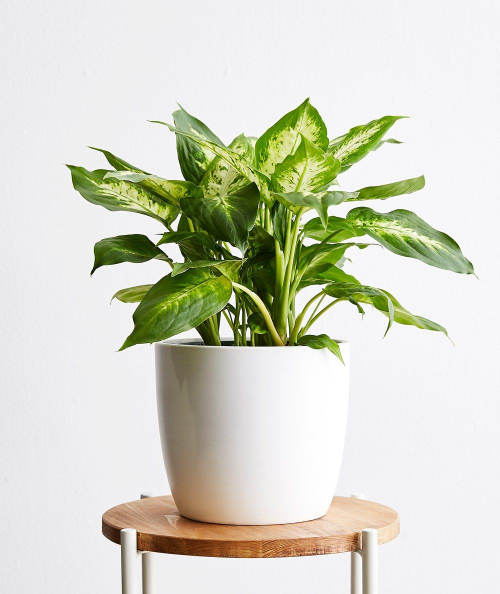
#> input picture plants.jpg, 1000 x 1187 px (shown at 1/2 size)
$ jupyter execute prg1-checkpoint.ipynb
#> lines starting #> are read from the running program, lines starting #| are printed output that depends on the picture
[cell 1]
import cv2
img=cv2.imread('plants.jpg',0)
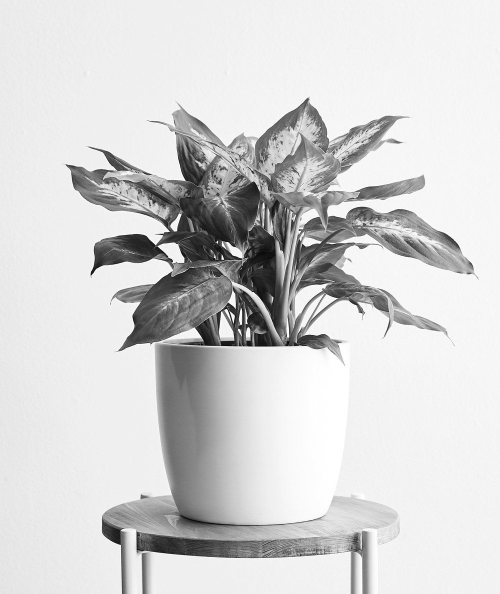
#> img: shape (1187, 1000) (shown at 1/2 size); min 0, max 255, mean 211.6
cv2.imshow('plants',img)
cv2.waitKey(0)
cv2.destroyAllWindows()

[cell 2]
import matplotlib.image as mpimg
import matplotlib.pyplot as plt
img=mpimg.imread('plants.jpg')
#> img: shape (1187, 1000, 3)
plt.imshow(img)

[cell 3]
import cv2
from PIL import Image
img=Image.open('flowers.jpg')
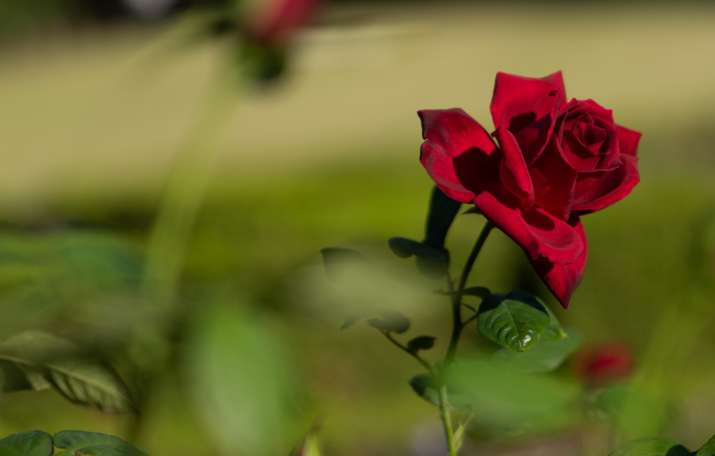
#> input picture flowers.jpg, 715 x 456 px
#> img is the input picture: PIL image 715x456 RGB; mean R, G, B 108.1, 101, 44.6
img=img.rotate(180)
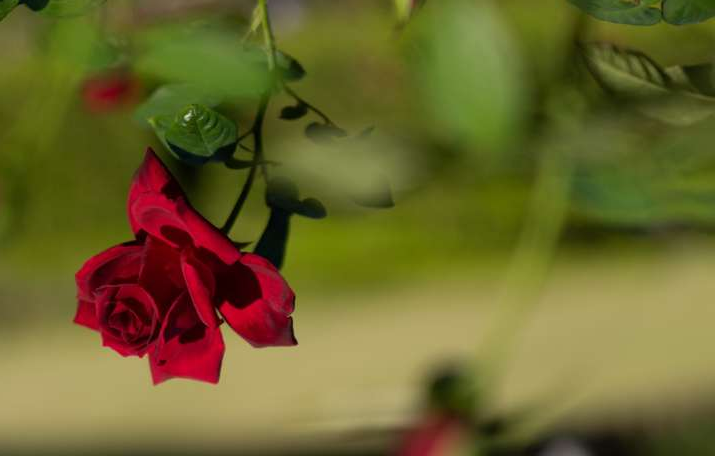
#> img: PIL image 715x456 RGB; mean R, G, B 108.1, 101, 44.6
img.show()
cv2.waitKey(0)
cv2.destroyAllWindows()

[cell 4]
from PIL import ImageColor
img1=ImageColor.getrgb("yellow")
print(img1)
img2=ImageColor.getrgb("red")
print(img2)
img3=ImageColor.getrgb("pink")
print(img3)

[cell 5]
from PIL import Image
img=Image.new('RGB',(200,400),(255,0,0))
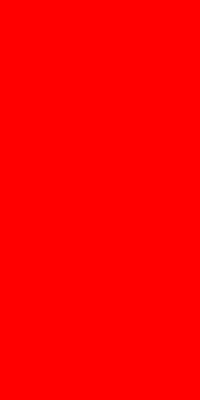
#> img: PIL image 200x400 RGB; mean R, G, B 255, 0, 0
img.show()

[cell 6]
import cv2
import matplotlib.pyplot as plt
import numpy as np
img=cv2.imread('flowers.jpg')
#> img: shape (456, 715, 3)
plt.imshow(img)
plt.show()
img=cv2.cvtColor(img,cv2.COLOR_BGR2RGB)
plt.imshow(img)
plt.show()
img=cv2.cvtColor(img,cv2.COLOR_RGB2HSV)
#> img: shape (456, 715, 3); mean H, S, V 41.3, 167.7, 114.2
plt.imshow(img)
plt.show()

[cell 7]
from PIL import Image
image=Image.open('dog.jpg')
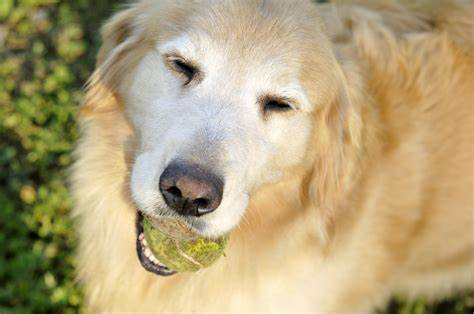
#> input picture dog.jpg, 474 x 314 px
#> image is the input picture: PIL image 474x314 RGB; mean R, G, B 178.4, 162.1, 121.9
print("Filename:",image.filename)
#| Filename: dog.jpg
print("Mode:",image.mode)
#| Mode: RGB
print("Size:",image.size)
#| Size: (474, 314)
print("Width:",image.width)
#| Width: 474
print("Height:",image.height)
#| Height: 314
image.close()
